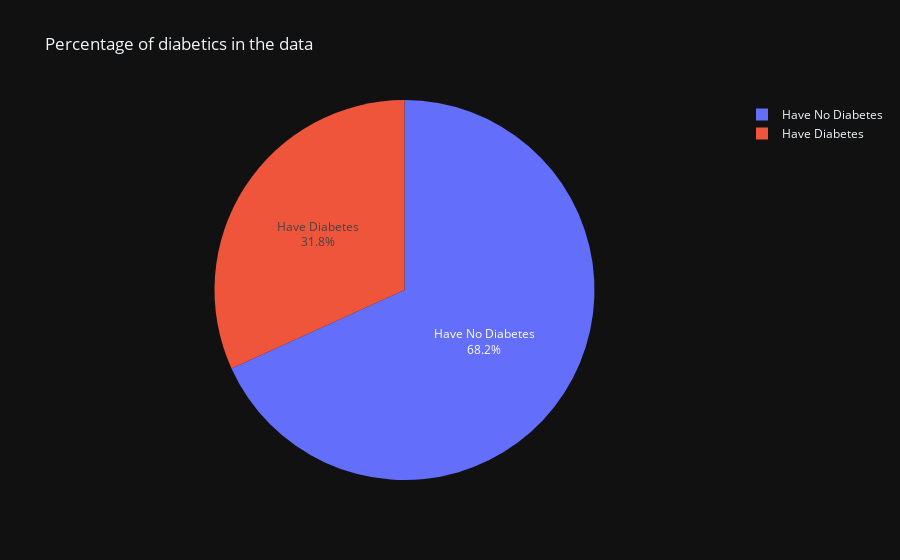

The notebook cell this image was saved under:
### Markdown cell above
#### The number of people who have diabetes

### Code cell
fig = px.pie(values = df_cleaned['Outcome'].value_counts(),
             names = ['Have No Diabetes','Have Diabetes'],
             template = 'plotly_dark',
             title = 'Percentage of diabetics in the data'
             ).update_traces(textinfo='label+percent')

fig.show()

### Figure 1 — Plotly figure (JSON) as saved in the notebook; plotly's stock layout.template omitted (floating-point values rounded to 4 significant figures)
{"data": [{"domain": {"x": [0, 1], "y": [0, 1]}, "hovertemplate": "label=%{label}<br>value=%{value}<extra></extra>", "labels": ["Have No Diabetes", "Have Diabetes"], "legendgroup": "", "name": "", "showlegend": true, "textinfo": "label+percent", "type": "pie", "values": [395, 184]}], "layout": {"legend": {"tracegroupgap": 0}, "title": {"text": "Percentage of diabetics in the data"}}}
